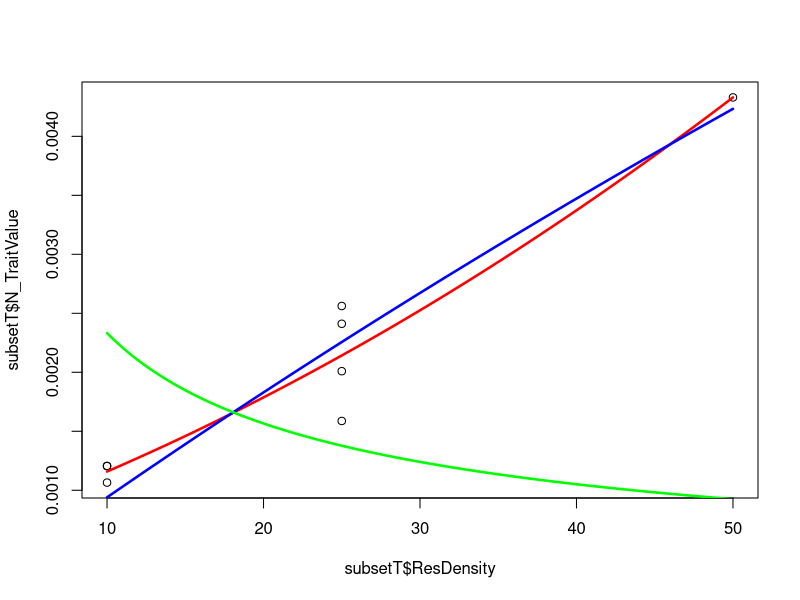
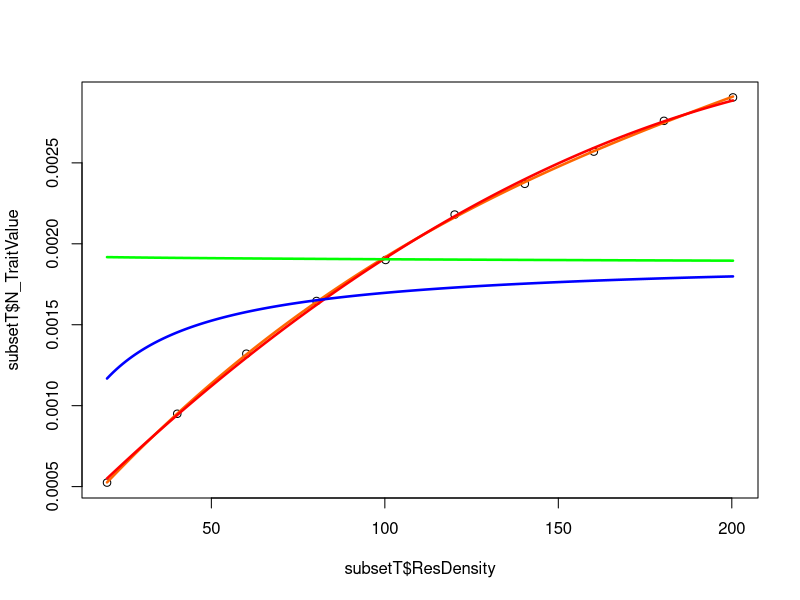
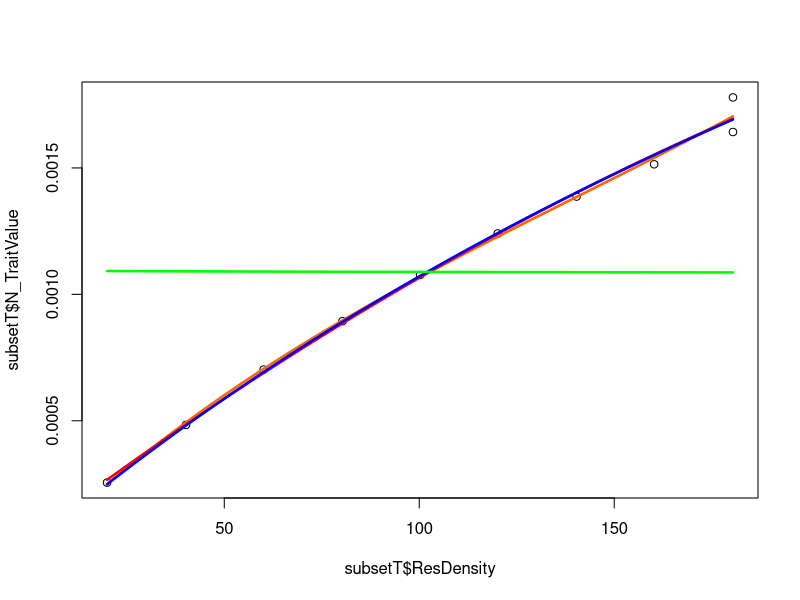
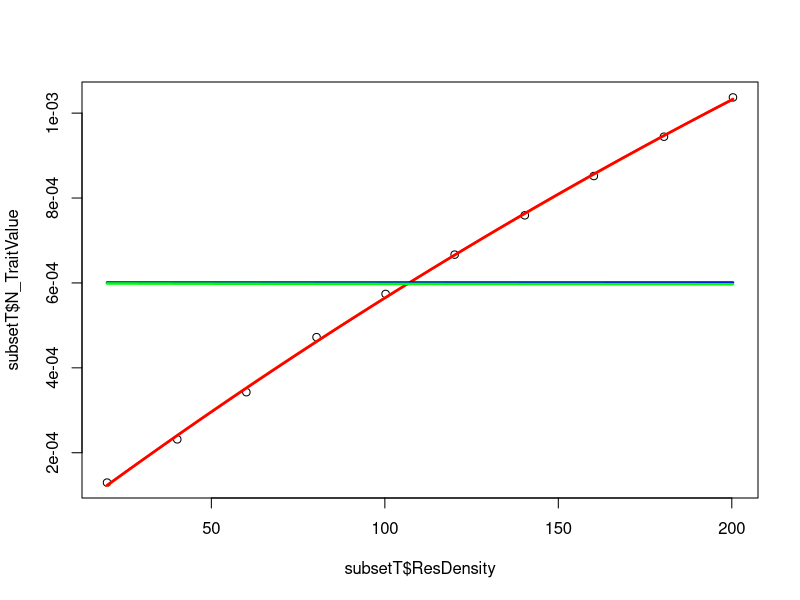
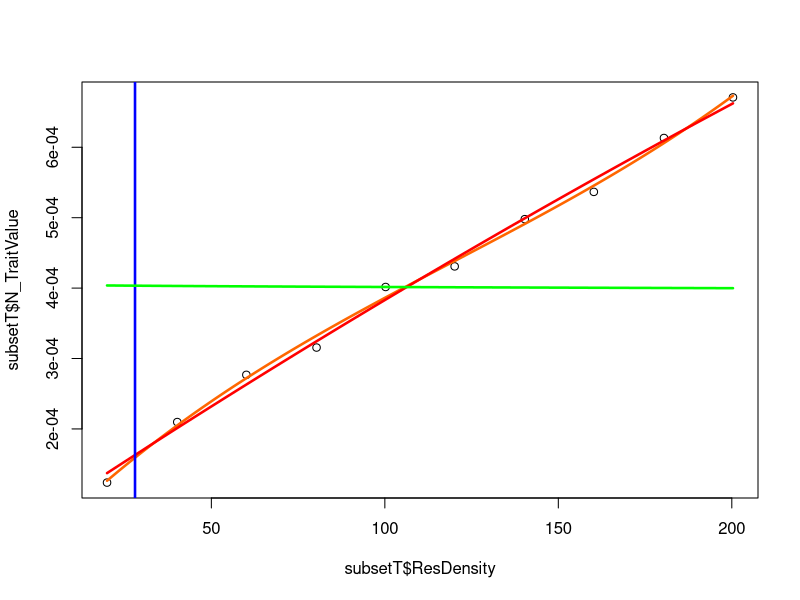
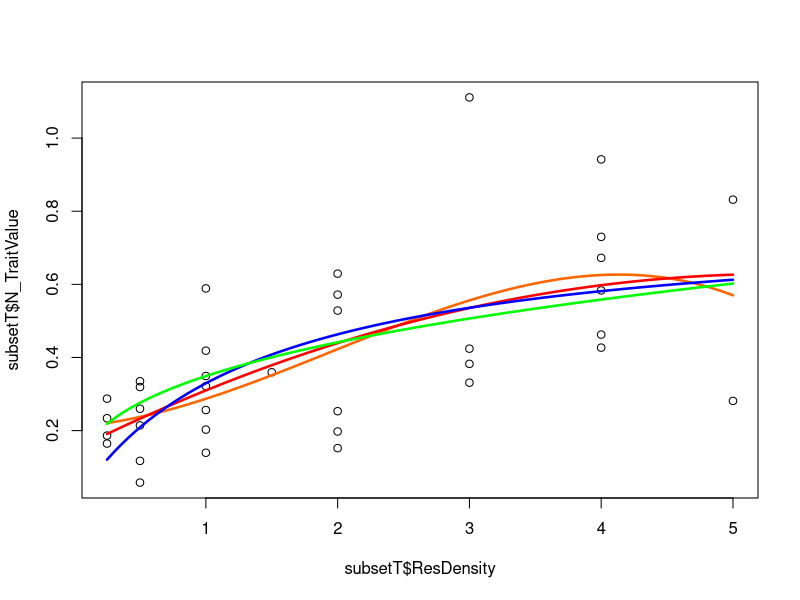
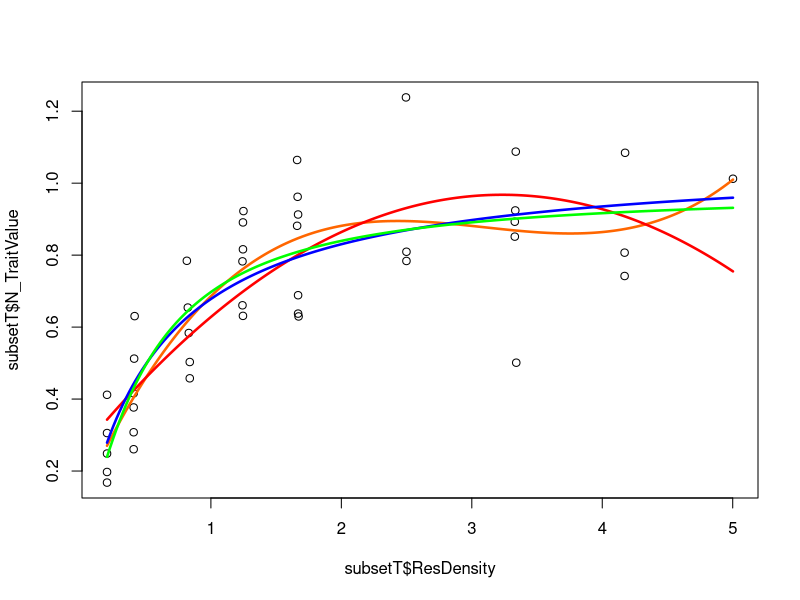
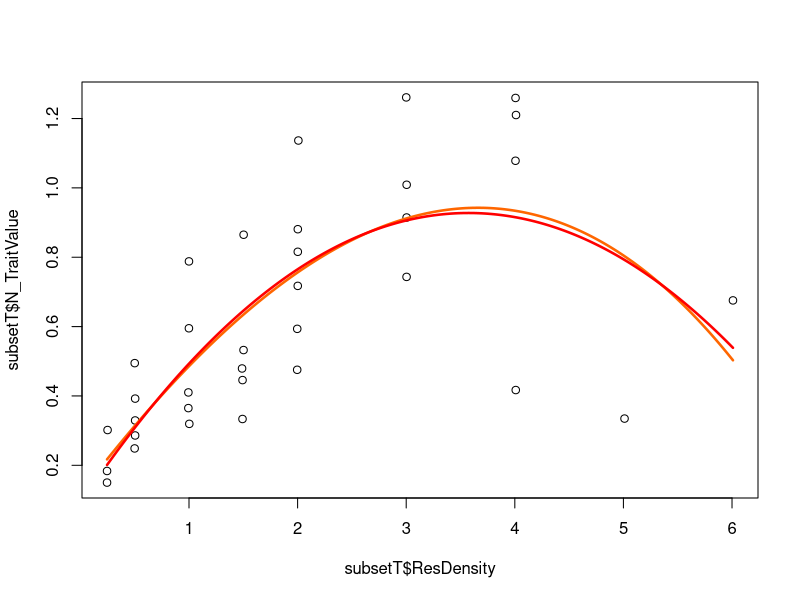

Recreate these plots in R, in order. (Note: this script raises an error after producing the figures.)
require("minpack.lm")
#require("browser")


data<-read.csv("../Data/CRatsort.csv")


#to find initial values
Start<- function(subsetT) {
  h0=max(subsetT$N_TraitValue)
  #ht to find gradient of points below highest point
  ht=0.95*h0
  #subsetbelowht
  subseth<-subset(subsetT,subsetT$N_TraitValue < ht)
    #linear model to find gradient- either for all or some values depending on number of values
    if (nrow(subseth)>2) {
    modht=lm(N_TraitValue~ResDensity,data=subseth)
    #linear model for all values to find gradient if very few values
    } else {
    modht=lm(N_TraitValue~ResDensity,data=subsetT) }
  
  ##obtain gridient from model
  a0<-as.numeric(modht$coefficients[2])
  ##make matrix for initial values and aic
  mat<-matrix(nrow=100,ncol=4)
  #mat<-matrix(nrow=100,ncol=3)
  #for each row in matrix, sample around initial values and calculate model and AIC 
  for (k in 1:(nrow(mat))){
    #print(j)
    vala<-rnorm(1,mean=a0, 1)
    valh<-rnorm(1,mean=h0, 1)
    valq<-runif(1,min=-2,max=2)
    #valq<-0
    mat[k,1]<-vala
    mat[k,2]<-valh
    mat[k,3]<-valq
    HolFit<-try(nlsLM(N_TraitValue ~ HollingGEN(ResDensity,a,h,q), data=subsetT, start=list(a=vala, h=valh, q=valq)),silent=TRUE)
    #HolFit<-try(nlsLM(N_TraitValue ~ Holling(ResDensity,a,h), data=subsetT, start=list(a=vala, h=valh)),silent=TRUE)
    if("try-error" %in% class(HolFit)){        
      mat[k,4]<-"error"  
    #calculate AIC for sucessful
      } else {
      mat[k,4]<-AIC(HolFit) 
      #mat[j,3]<-AIC(HolFit)  
      }
  }
  #min(mat[,3])
  #minAIC<-which.min(mat[,3])
  #minAIC<-which(mat[,3] == min(mat[,3],na.rm=TRUE,arr.ind=TRUE))
  #find initial values with the lowest AIC
  minAIC<-which(mat[,4] == min(mat[,4],na.rm=TRUE,arr.ind=TRUE))
  
  #min(mat[,3])
  #mat<-as.data.frame(mat)
  #suub<-subset(mat,mat[,3]==min(mat[,3]))
  #capture initial values
  initA<-mat[minAIC,1]
  initH<-mat[minAIC,2]
  initQ<-mat[minAIC,3]
  #initA<-suub[1]
  #initH<-suub[2]
  #return(c(initA,initH)) }
  return(c(initA,initH,initQ)) }


Holling<- function(xR,a,h){
 return((a*xR)/(1+(h*a*xR)))
}
#}
HollingGEN<- function(xR,a,h,q){
  return(((a*xR)^(q+1))/(1+(h*a*xR)^(q+1)))
}
#
#l#istID<-39910
listID<-as.numeric(unique(data$ID))
#listID<-c(39841,39839,39842)
issuesH<-vector()
issuesG<-vector()
issuesPC<-vector()
issuesP<-vector()
modelqual<-matrix(nrow=length(listID),ncol=5)
modelqualb<-matrix(nrow=length(listID),ncol=5)

j=0
Best<-matrix(ncol=5,nrow=length(listID))
for (i in listID){
  j=j+1
  modelqual[j,1]<-i
  modelqualb[j,1]<-i
  
  subsetT<-subset(data, ID==i)
  colnames(modelqual)<-c("ID","Holling","Holling_General","Pol_Quadratic","Pol_Cubic")
  colnames(modelqualb)<-c("ID","Holling","Holling_General","Pol_Quadratic","Pol_Cubic")
  #starting values
  out<-Start(subsetT)
  #model fitting
  HolFit<-try(nlsLM(N_TraitValue ~ Holling(ResDensity,a,h), data=subsetT, start=list(a=out[1],h=out[2])),silent=TRUE)
  HolFitGEN<-try(nlsLM(N_TraitValue ~ HollingGEN(ResDensity,a,h,q), data=subsetT, start=list(a=out[1],h=out[2],q=out[3])),silent=TRUE)
  pol<-try(lm(N_TraitValue ~ poly(ResDensity, degree=2), data=subsetT), silent=TRUE)
  polc<-try(lm(N_TraitValue ~ poly(ResDensity, degree=3), data=subsetT),silent=TRUE)
  Lengths<- seq(min(subsetT$ResDensity), max(subsetT$ResDensity),len=200)  
  pdf(paste0("../Results/Holgraphs/",i,".pdf") )
  plot(subsetT$ResDensity,subsetT$N_TraitValue) 
  if(!("try-error" %in% class(polc))){
  #   &(AIC(polc)!="-Inf")){
    Predic2Plotpolc<- predict.lm(polc, data.frame(ResDensity=Lengths) )
    lines(Lengths,Predic2Plotpolc,col="#FF6600",lwd=2.5) 
    if (AIC(polc)!=-Inf){
      modelqual[j,5]<-AIC(polc)}
    if (BIC(polc)!=-Inf){
      modelqualb[j,5]<-BIC(polc)}
    
    #modelqualb[j,5]<-BIC(polc)
  }else{
    issuesPC<-append(issuesPC,i)
    modelqual[j,5]<-"NA"
    modelqualb[j,5]<-"NA"

    }
  if("try-error" %in% class(pol)){
    issuesP<-append(issuesP,i)
    modelqual[j,4]<-"NA"
    modelqualb[j,4]<-"NA"
    
      }else{
    Predic2Plotpol<- predict.lm(pol, data.frame(ResDensity=Lengths) )
    lines(Lengths,Predic2Plotpol,col="red",lwd=2.5)
    modelqual[j,4]<-AIC(pol)
    modelqualb[j,4]<-BIC(pol)
    
      }
  if("try-error" %in% class(HolFit)){        
    issuesH<-append(issuesH,i)
    modelqual[j,2]<-"NA"
    modelqualb[j,2]<-"NA"
    
  } else {
    #   #first need to generate x so can calc predicted ys
    Predic2PlotHol<- Holling(Lengths, coef(HolFit)["a"], coef(HolFit)["h"])
    # pdf(paste0("../Results/Holgraphs/",i,".pdf") )
    #plot(subsetT$ResDensity,subsetT$N_TraitValue) 
    
    lines(Lengths,Predic2PlotHol,col="blue",lwd=2.5) 
    modelqual[j,2]<-AIC(HolFit)
    modelqualb[j,2]<-BIC(HolFit)
    
        #lines(Lengths,Predic2Plotpol,col="red",lwd=2.5) 
  }
if("try-error" %in% class(HolFitGEN)){        
    issuesG<-append(issuesG,i)
    #pdf(paste0("../Results/Holgraphs/",i,".pdf") )
    #plot(subsetT$ResDensity,subsetT$N_TraitValue) 
    #lines(Lengths,Predic2Plotpol,col="red",lwd=2.5) 
    modelqual[j,3]<-"NA"
    modelqualb[j,3]<-"NA"
    
  } else {
    #   #first need to generate x so can calc predicted ys
    Predic2PlotHolGEN<- HollingGEN(Lengths, coef(HolFitGEN)["a"], coef(HolFitGEN)["h"] , coef(HolFitGEN)["q"])
    lines(Lengths,Predic2PlotHolGEN,col="green",lwd=2.5)
# pdf(paste0("../Results/Holgraphs/",i,".pdf") )
    #plot(subsetT$ResDensity,subsetT$N_TraitValue) 
    #lines(Lengths,Predic2Plotpol,col="red",lwd=2.5) 
    modelqual[j,3]<-AIC(HolFitGEN)  
    modelqualb[j,3]<-BIC(HolFitGEN)  
    
  }
  graphics.off()
  ##try to move into above loop?
  #s=0
 #for (l in listID) {
    #s=s+1
 Best[j,1]<-i
    #t<-which(modelqual[,1]==l)
    #print(t)
   # Best[s,2]<-
 ###not callign correct valye
 t<-which(modelqual[,1]==i)
 u<-which(modelqualb[,1]==i)
 Best[j,2]<- which(modelqual[t,2:5]==min(as.numeric(modelqual[t,2:5]),na.rm = TRUE))
 Best[j,4]<- which(modelqualb[u,2:5]==min(as.numeric(modelqualb[u,2:5]),na.rm=TRUE))
 
 #na.rm=TRUE, arr.ind=TRUE)
  #Best[j,2]<- which(modelqual[j,2:5]==a), na.rm=TRUE, arr.ind=FALSE))
 
 Best[j,3]<-min(as.numeric(modelqual[t,2:5]),na.rm=TRUE)
 Best[j,5]<-min(as.numeric(modelqualb[u,2:5]),na.rm=TRUE)
 
    #this isnt working bc l isn't an index
#  }
}
  #minAIC<-which(mat[,4] == min(mat[,4],na.rm=TRUE,arr.ind=TRUE))

#     #AICdiff<-AIC(PowFit)-AIC(QuaFit)
#     #print(paste("AIC difference for", i, "is", AICdiff))
#     #BICdiff<-BIC(PowFit)-BIC(QuaFit)
#     #print(paste("BIC difference for", i, "is", BICdiff))
#
# ####this code is v bad, fix!'
# # size<-nrow(subset)
# #sizes<-c(sizes,size)
# #}
# #sort(sizes)
#
# ##SHOOULD I GRAB MEAN?
# #model<-function(a,xR,h){
# #  return((a*xR)/(1+(h*a*xR)))
# #}
# for (j in 1:(nrow(mat))){
#   vala<-rnorm(1,out[1], 1)
#   valh<-rnorm(1,out[2], 1)
#   mat[j,1]<-vala

#   mat[j,2]<-valh
#   HolFit<-nlsLM(N_TraitValue ~ Holling(ResDensity, a, h), data=subsetT, start=list(a=vala, h=valh))
#   mat[j,3]<-AIC(HolFit)
#   return(mat)
#This works! 20 where doesn't.' remove? then compare with polyomial for eACH ? AIC
